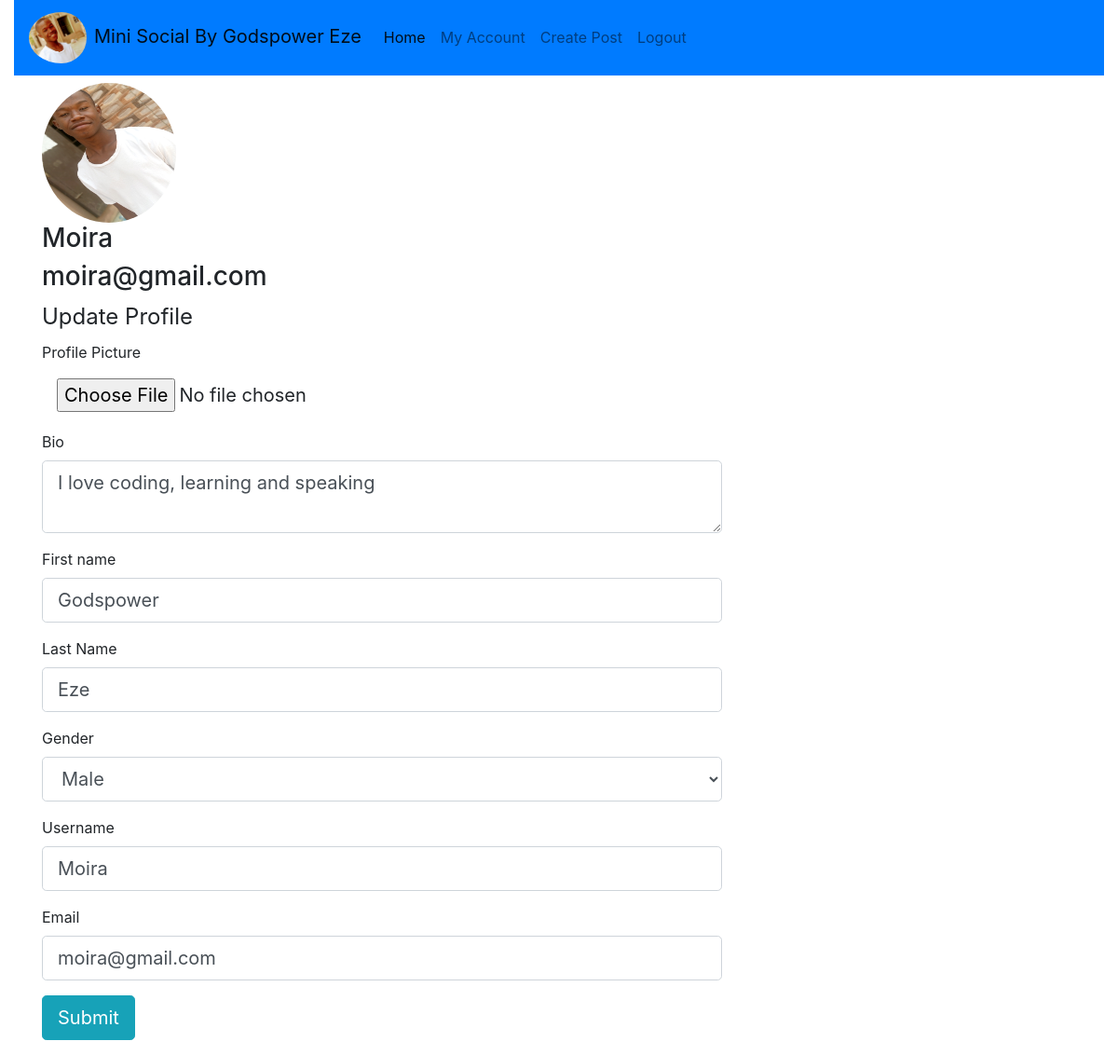
Before: /account (signed in) with the older database file.
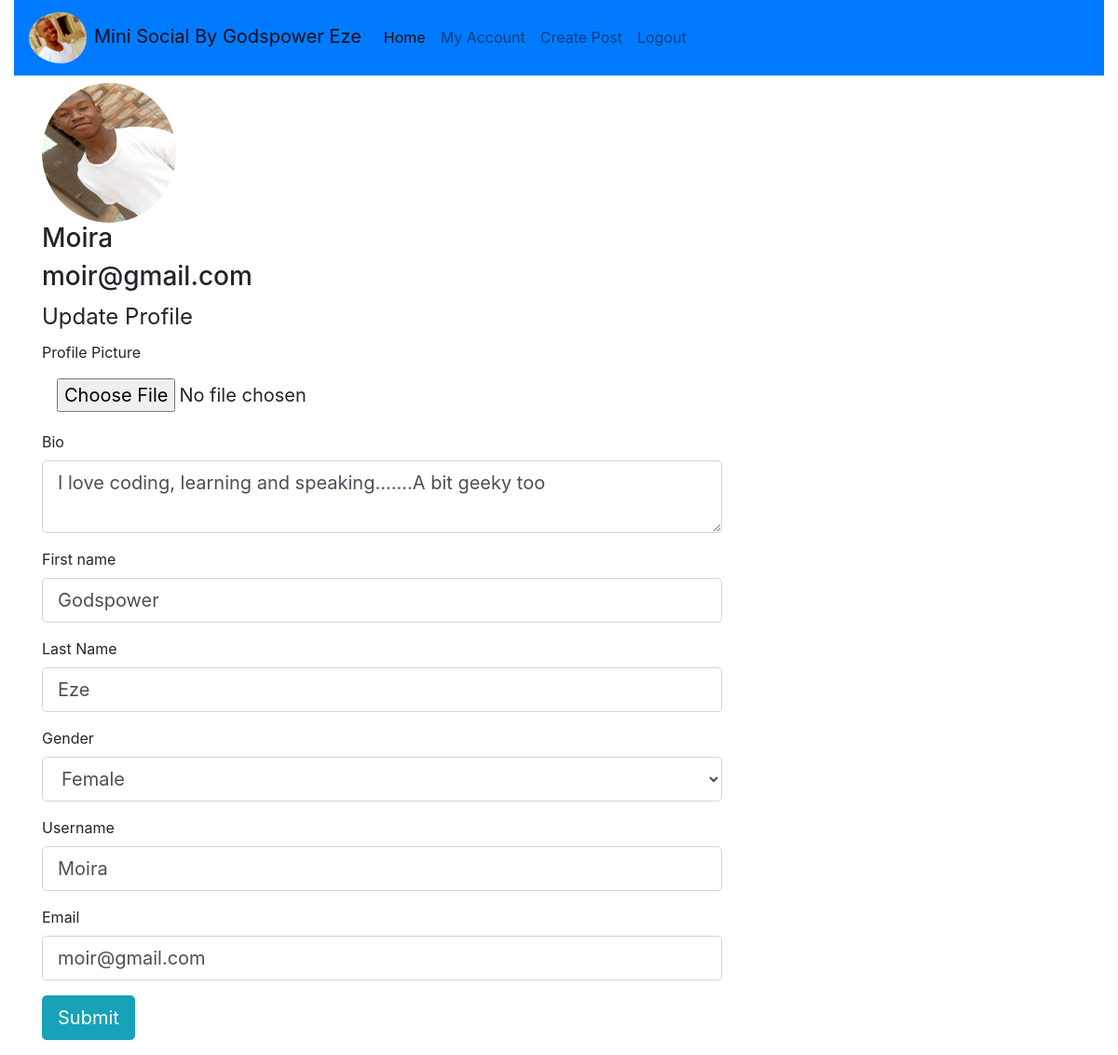
After: the same page with the newer database file.
### socialmedia/models.py (models this page shows, shortened)
class User(db.Model, UserMixin):
    id = db.Column(db.Integer, primary_key=True)
    username = db.Column(db.String(20), nullable=False, unique=True)
    email = db.Column(db.String(120), unique=True, nullable=False)
    profile_image = db.Column(db.String(20), nullable=False, default='default.jpg')
    password = db.Column(db.String(20), nullable=False)
    first_name = db.Column(db.String(20), nullable=True)
    last_name = db.Column(db.String(20), nullable=True)
    bio = db.Column(db.Text, nullable=True)
    gender = db.Column(db.String(20), nullable=True)
    posts = db.relationship('Post', backref='author', lazy=True)

### socialmedia/routes.py (the view)
@app.route('/account', methods=['GET', 'POST'])
@login_required
def account():
    user = User.query.get(current_user.id)
    form = AccountInfo()
    profile_image = url_for('static', filename='profile_image/' + current_user.profile_image)
    if request.method == 'POST':
        user.first_name = form.first_name.data
        user.last_name = form.last_name.data
        user.bio = form.bio.data
        user.gender = form.gender.data
        user.email = form.email.data
        user.username = form.username.data
        db.session.commit()
        flash('You have successfully updated your profile', 'success')
        return redirect(url_for('account'))
    elif request.method == 'GET':
        form.first_name.data = user.first_name
        form.last_name.data = user.last_name
        form.bio.data = user.bio
        form.gender.data = user.gender
        form.email.data = user.email
        form.username.data = user.username
    return render_template('account.html', title=current_user.username + ' ' + 'Account', profile_image=profile_image, form=form)

### socialmedia/forms.py
class AccountInfo(FlaskForm):
    first_name = StringField('First name')
    last_name = StringField('Last Name')
    gender = SelectField('Gender', choices=choices)
    bio = TextAreaField('Bio')
    submit = SubmitField('Submit')
    username = StringField('Username', validators=[
        DataRequired(),
        Length(min=2, max=20)
    ])
    email = StringField('Email', validators=[
        DataRequired()
    ])
    password = PasswordField('Password', validators=[
        DataRequired()
    ])
    confirm_password = PasswordField('Confirm Password', validators=[
        DataRequired(),
        EqualTo('password')
    ])
    profile_image = FileField('Profile Picture', validators=[
        FileAllowed(['jpg.png'])
    ])

### socialmedia/models.py (called while the page is built)
@login_manager.user_loader
def load_user(user_id):
    return User.query.get(int(user_id))

### socialmedia/templates/account.html (shortened to what this page needs)
{% extends 'base.html' %}
{% block content %}
<div class="container">
    <img class="rounded-circle " width="13%" height="150px" src="{{profile_image}}">
    <h3>{{current_user.username}}</h3>
    <h3>{{current_user.email}}</h3>
</div>
    <form role="form" class="container form-horizontal m-50" method="POST" action="" enctype="multipart/form-data" >
        <fieldset>
            <div class="row">
                <div class="col-md-8 pd-10">
                <legend>
                    Update Profile
                </legend>
                    <div class="form-group">
                    {{ form.profile_image.label}}
                        {% if form.profile_image.errors %}
                            {{ form.profile_image(class="form-control-file form-control-lg is-invalid")}}
                            <div class="invalid-feedback">
                                {% for error in form.profile_image.errors %}
                                    <span>
                                        {{ error }}
                                    </span>
                                {% endfor %}
                            </div>
                        {%else%}
                            {{ form.profile_image(class="form-control-file form-control-lg")}}
                        {% endif %}
                    </div>
                    <div class="form-group">
                    {{ form.bio.label(class="form-control-label")}}
                        {% if form.bio.errors %}
                            {{ form.bio(class="form-control form-control-lg is-invalid")}}
                            <div class="invalid-feedback">
                                {% for error in form.bio.errors %}
                                    <span>
                                        {{ error }}
                                    </span>
                                {% endfor %}
                            </div>
                        {%else%}
                            {{ form.bio(class="form-control form-control-lg")}}
                        {% endif %}
                    </div>
                    <div class="form-group">
                    {{ form.first_name.label(class="form-control-label")}}
                        {% if form.first_name.errors %}
                            {{ form.first_name(class="form-control form-control-lg is-invalid")}}
                            <div class="invalid-feedback">
                                {% for error in form.first_name.errors %}
                                    <span>
                                        {{ error }}
                                    </span>
                                {% endfor %}
                            </div>
                        {%else%}
                            {{ form.first_name(class="form-control form-control-lg")}}
                        {% endif %}
                    </div>
                    <div class="form-group">
                    {{ form.last_name.label(class="form-control-label")}}
                        {% if form.last_name.errors %}
                            {{ form.last_name(class="form-control form-control-lg is-invalid")}}
                            <div class="invalid-feedback">
                                {% for error in form.last_name.errors %}
                                    <span>
                                        {{ error }}
                                    </span>
                                {% endfor %}
                            </div>
                        {%else%}
                            {{ form.last_name(class="form-control form-control-lg")}}
                        {% endif %}
                    </div>
                    <div class="form-group">
                    {{ form.gender.label(class="form-control-label")}}
                        {% if form.gender.errors %}
                            {{ form.gender(class="form-control form-control-lg is-invalid")}}
                            <div class="invalid-feedback">
                                {% for error in form.gender.errors %}
                                    <span>
                                        {{ error }}
                                    </span>
                                {% endfor %}
                            </div>
                        {%else%}
                            {{ form.gender(class="form-control form-control-lg")}}
                        {% endif %}
                    </div>
                    <div class="form-group">
                    {{ form.username.label(class="form-control-label")}}
                        {% if form.username.errors %}
                            {{ form.username(class="form-control form-control-lg is-invalid")}}
                            <div class="invalid-feedback">
                                {% for error in form.username.errors %}
                                    <span>
                                        {{ error }}
                                    </span>
                                {% endfor %}
                            </div>
                        {%else%}
                            {{ form.username(class="form-control form-control-lg")}}
                        {% endif %}
                    </div>
                    <div class="form-group">
                    {{ form.email.label(class="form-control-label")}}
                        {% if form.email.errors %}
                            {{ form.email(class="form-control form-control-lg is-invalid")}}
                            <div class="invalid-feedback">
                                {% for error in form.email.errors %}
                                    <span>
                                        {{ error }}
                                    </span>
                                {% endfor %}
                            </div>
                        {%else%}
                            {{ form.email(class="form-control form-control-lg")}}
                        {% endif %}
                    </div>
                    <div class="form-group">
                    <div>
                        {{ form.submit(class="btn btn-info btn-lg")}}
                    </div>
                </div>
            </div>
        </fieldset>
    </form>
{% endblock %}

### socialmedia/templates/base.html (shortened to what this page needs)
<!doctype html>
<html lang="en">
  <head>
    <link rel="stylesheet" href="{{ url_for('static', filename='css/bootstrap.min.css')}}">
  </head>
  <body class="container-fluid">
  <nav class="navbar navbar-expand-lg navbar-light bg-primary">
      <a class="navbar-brand" href="{{ url_for('home')}}"><img class="rounded-circle pr-2" width="70px" src="{{ url_for('static', filename='mypicture.jpg')}}">Mini Social By Godspower Eze</a>
      <div class="collapse navbar-collapse" id="navbarSupportedContent">
        <ul class="navbar-nav mr-auto">
          <li class="nav-item active">
            <a class="nav-link" href="{{ url_for('home')}}">Home <span class="sr-only">(current)</span></a>
          </li>
            {% if current_user.is_authenticated %}
                <li class="nav-item">
                <a class="nav-link" href="{{ url_for('account')}}">My Account</a>
                </li>
                <li class="nav-item">
                <a class="nav-link" href="{{ url_for('post_create')}}">Create Post</a>
                </li>
                <li class="nav-item">
                <a class="nav-link" href="{{ url_for('logout')}}">Logout</a>
                </li>
            {% endif %}
        </ul>
      </div>
    </nav>
    {% block content %}
    {% endblock %}
  </body>
</html>

Changed rows visible on the page:
changed User "Moira": email "moira@gmail.com" → "moir@gmail.com"; bio "I love coding, learning and speaking" → "I love coding, learning and speaking.......A bit geeky too"; gender "Male" → "Female"
